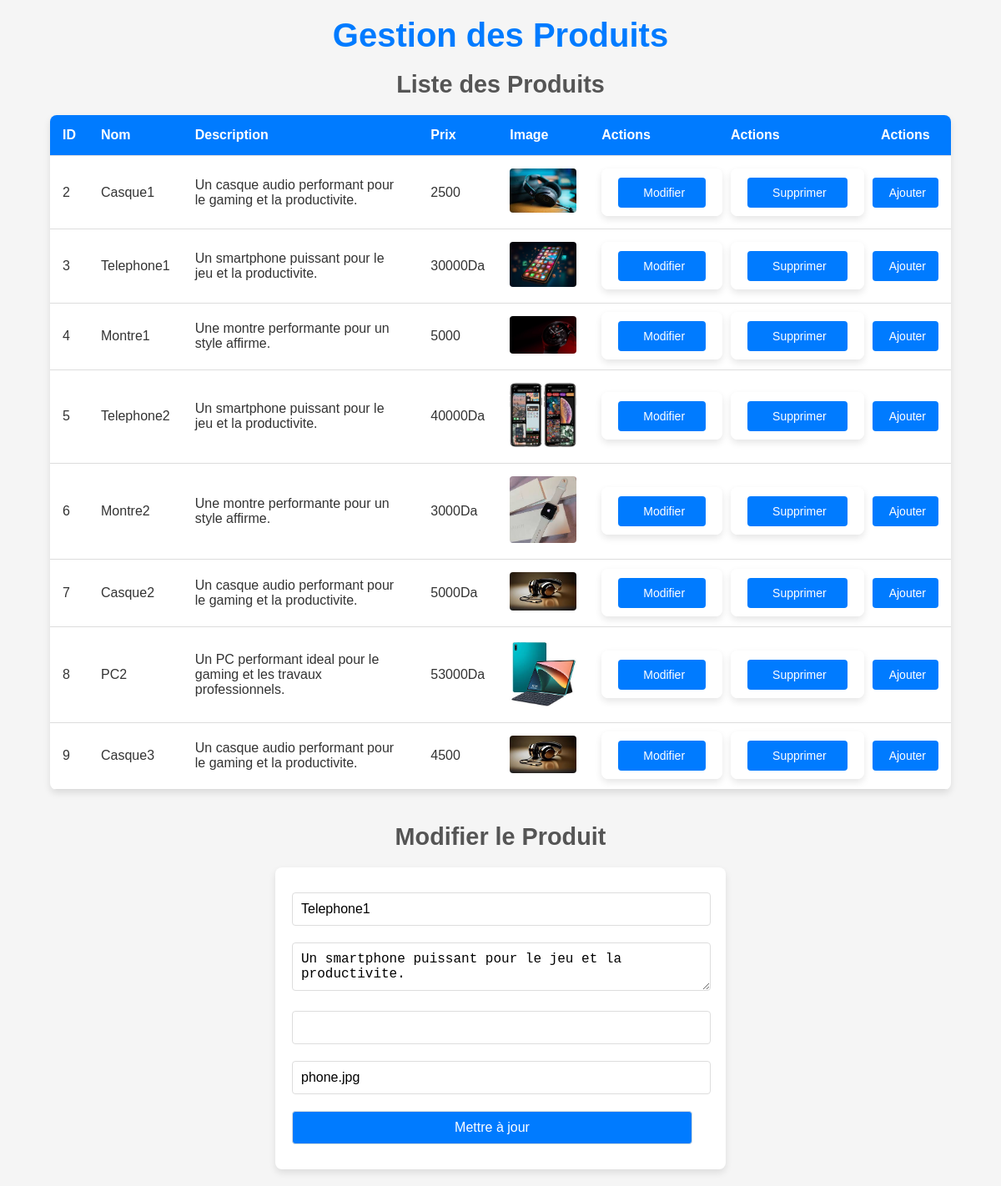
Page /gestion_produits.php?edit=3 (signed in) on the committed database.
### tables this page shows
CREATE TABLE IF NOT EXISTS `products` (
  `id` int(11) NOT NULL AUTO_INCREMENT,
  `name` varchar(255) NOT NULL,
  `image` varchar(255) NOT NULL,
  `description` text,
  `price` varchar(50) DEFAULT NULL,
  `rating` int(11) DEFAULT NULL,
  PRIMARY KEY (`id`)
);

### gestion_produits.php (the view, shortened to what this page needs)
<?php
include 'config.php';
if (isset($_GET['edit'])) {
    $id = intval($_GET['edit']);
    $stmt = $pdo->prepare("SELECT * FROM products WHERE id = ?");
    $stmt->execute([$id]);
    $product = $stmt->fetch(PDO::FETCH_ASSOC);
}
$stmt = $pdo->query("SELECT * FROM products");
$produits = $stmt->fetchAll(PDO::FETCH_ASSOC);
?>
<!DOCTYPE html>
<html lang="fr">
<head>
    <link rel="stylesheet" href="style1.css">
    <link href="https://unpkg.com/boxicons@2.1.4/css/boxicons.min.css" rel="stylesheet">
</head>
<body>
    <h1 id="main-title">Gestion des Produits</h1>
    <h2 id="product-list-title">Liste des Produits</h2>
    <table id="product-table">
        <thead>
            <tr>
                <th>ID</th>
                <th>Nom</th>
                <th>Description</th>
                <th>Prix</th>
                <th>Image</th>
                <th>Actions</th>
                <th>Actions</th>
                <th>Actions</th>
            </tr>
        </thead>
        <tbody>
            <?php foreach ($produits as $produit): ?>
            <tr>
                <td><?php echo $produit['id']; ?></td>
                <td><?php echo htmlspecialchars($produit['name']); ?></td>
                <td><?php echo htmlspecialchars($produit['description']); ?></td>
                <td><?php echo htmlspecialchars($produit['price']); ?> </td>
                <td>
                    <img src="<?php echo htmlspecialchars($produit['image']); ?>" alt="<?php echo htmlspecialchars($produit['name']); ?>" style="width: 100px;">
                </td>
                <td>
                      <form action="" method="GET" style="display:inline;">
                               <button type="submit" class="action-button"><i class="fas fa-edit"></i> Modifier</button>
                         </form>
                </td>
                <td>
                      <form action="" method="GET" style="display:inline;">
                             <button type="submit" class="action-button" onclick="return confirm('Êtes-vous sûr de vouloir supprimer ce produit ?');">
                              <i class="fas fa-trash"></i> Supprimer
                             </button>
                      </form>
              </td>
              <td>
                   <button class="action-button" onclick="document.getElementById('add-product-form').style.display='block'; document.getElementById('add-product-title').style.display='block';">
                   <i class="fas fa-plus"></i> Ajouter
                  </button>
                </td>
            </tr>
            <?php endforeach; ?>
        </tbody>
    </table>
    <?php if (isset($product)): ?>
        <h2 id="edit-product-title">Modifier le Produit</h2>
        <form id="edit-product-form" method="POST" action="">
            <input type="text" name="name" value="<?php echo htmlspecialchars($product['name']); ?>" required>
            <textarea name="description" required><?php echo htmlspecialchars($product['description']); ?></textarea>
            <input type="number" name="price" value="<?php echo htmlspecialchars($product['price']); ?>" required>
            <input type="text" name="image" value="<?php echo htmlspecialchars($product['image']); ?>" required>
            <button type="submit" name="update_product">Mettre à jour</button>
        </form>
    <?php endif; ?>
 </body>
</html>

### style1.css (style rules this page uses)
body { font-family: Arial, sans-serif; margin: 0; padding: 0; background-color: #f5f5f5; color: #333; }
#main-title { text-align: center; font-size: 2.5rem; margin: 20px 0; color: #007BFF; }
#product-list-title, #add-product-title, #edit-product-title { text-align: center; margin: 20px 0; font-size: 1.8rem; color: #555; }
#product-table { width: 90%; margin: 0 auto 40px; border-collapse: collapse; background-color: #fff; box-shadow: 0 4px 8px rgba(0, 0, 0, 0.1); border-radius: 8px; overflow: hidden; }
#product-table thead { background-color: #007BFF; color: white; }
#product-table th, #product-table td { padding: 15px; text-align: left; border-bottom: 1px solid #ddd; }
#product-table th:last-child, #product-table td:last-child { text-align: center; }
#product-table img { max-width: 80px; border-radius: 4px; }
.action-button { padding: 10px 15px; border: none; border-radius: 4px; cursor: pointer; font-size: 14px; margin: 5px 0; transition: background-color 0.3s ease, transform 0.2s ease; }
.action-button { background-color: #007BFF; color: white; }
form { width: 90%; max-width: 500px; margin: 20px auto; background-color: #fff; padding: 20px; border-radius: 8px; box-shadow: 0 4px 8px rgba(0, 0, 0, 0.1); }
form input, form textarea, form button { width: calc(100% - 20px); margin: 10px 0; padding: 10px; border: 1px solid #ddd; border-radius: 4px; font-size: 1rem; }
form button { background-color: #007BFF; color: white; cursor: pointer; transition: background-color 0.3s ease; }

### rows in the picture
products: id "2", name "Casque1", description "Un casque audio performant pour le gaming et la productivite.", price "2500", image (picture)
products: id "3", name "Telephone1", description "Un smartphone puissant pour le jeu et la productivite.", price "30000Da", image (picture), image "phone.jpg"
products: id "4", name "Montre1", description "Une montre performante pour un style affirme.", price "5000", image (picture)
products: id "5", name "Telephone2", description "Un smartphone puissant pour le jeu et la productivite.", price "40000Da", image (picture)
products: id "6", name "Montre2", description "Une montre performante pour un style affirme.", price "3000Da", image (picture)
products: id "7", name "Casque2", description "Un casque audio performant pour le gaming et la productivite.", price "5000Da", image (picture)
products: id "8", name "PC2", description "Un PC performant ideal pour le gaming et les travaux professionnels.", price "53000Da", image (picture)
products: id "9", name "Casque3", description "Un casque audio performant pour le gaming et la productivite.", price "4500", image (picture)
